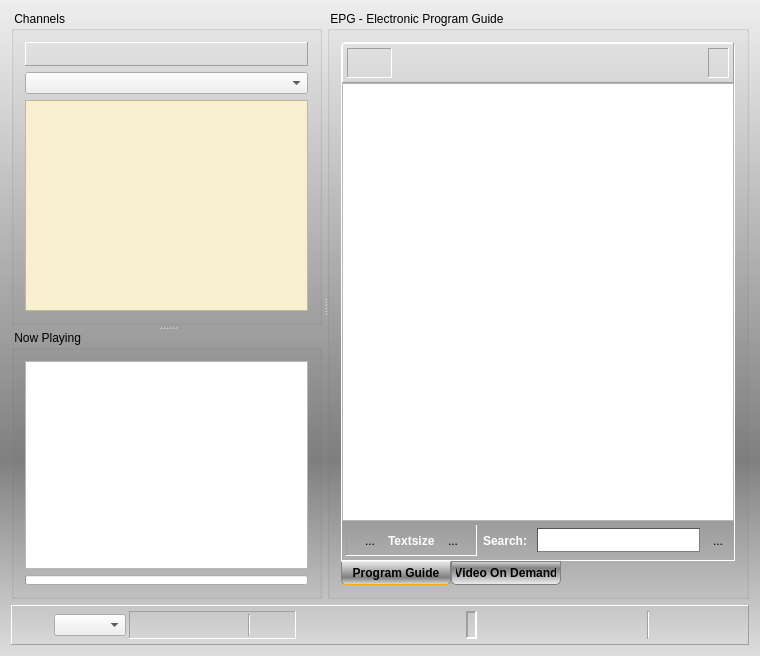
<?xml version="1.0" encoding="UTF-8"?>
<ui version="4.0">
 <class>Recorder</class>
 <widget class="QDialog" name="Recorder">
  <property name="geometry">
   <rect>
    <x>0</x>
    <y>0</y>
    <width>760</width>
    <height>656</height>
   </rect>
  </property>
  <property name="windowIcon">
   <iconset resource="../vlc-record.qrc">
    <normaloff>:/app/kartina</normaloff>:/app/kartina</iconset>
  </property>
  <property name="styleSheet">
   <string notr="true">QDialog#Recorder {
background-color: qlineargradient(spread:pad, x1:0, y1:0, x2:0, y2:1, stop:0 #eee, stop:0.7 grey, stop:1 #dedede);
}</string>
  </property>
  <property name="locale">
   <locale language="English" country="UnitedStates"/>
  </property>
  <layout class="QVBoxLayout" name="verticalLayout_4" stretch="1,0">
   <item>
    <widget class="QSplitter" name="vSplitterChanEpg">
     <property name="styleSheet">
      <string notr="true">QSplitter#vSplitterChanEpg::handle {
     image: url(:/png/v_split);
 }

 QSplitter#vSplitterChanEpg::handle:horizontal {
     width: 5px;
 }

 QSplitter#vSplitterChanEpg::handle:vertical {
     height: 5px;
 }

 QSplitter#vSplitterChanEpg::handle:hover {
    image: url(:/png/v_split_hover);
 }

 QSplitter#vSplitterChanEpg::handle:pressed {
    image: url(:/png/v_split_pressed);
 }
</string>
     </property>
     <property name="orientation">
      <enum>Qt::Horizontal</enum>
     </property>
     <widget class="QSplitter" name="hSplitterChannels">
      <property name="styleSheet">
       <string notr="true">QSplitter#hSplitterChannels::handle {
   image: url(:/png/h_split);
}

QSplitter#hSplitterChannels::handle:horizontal {
   width: 5px;
}

QSplitter#hSplitterChannels::handle:vertical {
   height: 5px;
}

QSplitter#hSplitterChannels::handle:hover {
   image: url(:/png/h_split_hover);
}

QSplitter#hSplitterChannels::handle:pressed {
   image: url(:/png/h_split_pressed);
}
</string>
      </property>
      <property name="orientation">
       <enum>Qt::Vertical</enum>
      </property>
      <widget class="QGroupBox" name="groupChannels">
       <property name="title">
        <string> Channels </string>
       </property>
       <layout class="QVBoxLayout" name="verticalLayout" stretch="0,0,0">
        <item>
         <widget class="QFrame" name="hFrameFav">
          <property name="contextMenuPolicy">
           <enum>Qt::DefaultContextMenu</enum>
          </property>
          <property name="styleSheet">
           <string notr="true">QFrame#hFrameFav {
background-color: qlineargradient(spread:pad, x1:0, y1:0, x2:0, y2:1, stop:0 #eee, 	stop:0.7 grey, stop:1 #dedede);
};</string>
          </property>
          <property name="frameShape">
           <enum>QFrame::Panel</enum>
          </property>
          <property name="frameShadow">
           <enum>QFrame::Raised</enum>
          </property>
          <layout class="QHBoxLayout" name="hLayoutFavFrame">
           <property name="spacing">
            <number>0</number>
           </property>
           <item>
            <spacer name="hSpacerLeft">
             <property name="orientation">
              <enum>Qt::Horizontal</enum>
             </property>
             <property name="sizeHint" stdset="0">
              <size>
               <width>40</width>
               <height>0</height>
              </size>
             </property>
            </spacer>
           </item>
           <item>
            <layout class="QGridLayout" name="gLayoutFav">
             <property name="spacing">
              <number>4</number>
             </property>
            </layout>
           </item>
           <item>
            <spacer name="hlSpacerRight">
             <property name="orientation">
              <enum>Qt::Horizontal</enum>
             </property>
             <property name="sizeHint" stdset="0">
              <size>
               <width>40</width>
               <height>0</height>
              </size>
             </property>
            </spacer>
           </item>
          </layout>
         </widget>
        </item>
        <item>
         <widget class="QComboBox" name="cbxChannelGroup">
          <property name="whatsThis">
           <string>Channel Group</string>
          </property>
         </widget>
        </item>
        <item>
         <widget class="QListView" name="channelList">
          <property name="contextMenuPolicy">
           <enum>Qt::CustomContextMenu</enum>
          </property>
          <property name="toolTip">
           <string/>
          </property>
          <property name="whatsThis">
           <string>Channel List</string>
          </property>
          <property name="styleSheet">
           <string notr="true">QListView#channelList {
show-decoration-selected: 1;
background-color: rgb(247, 239, 205);
}

QListView#channelList::item:selected {
background-color: rgb(255, 167, 26);
alternate-background-color: rgb(255, 167, 26);
}

QListView#channelList::item:hover {
background-color: rgb(255, 110, 14);
}
</string>
          </property>
          <property name="alternatingRowColors">
           <bool>true</bool>
          </property>
          <property name="iconSize">
           <size>
            <width>24</width>
            <height>24</height>
           </size>
          </property>
         </widget>
        </item>
       </layout>
      </widget>
      <widget class="QGroupBox" name="groupEpgShort">
       <property name="title">
        <string> Now Playing </string>
       </property>
       <layout class="QVBoxLayout" name="verticalLayout_3">
        <item>
         <widget class="CEpgBrowser" name="textEpgShort">
          <property name="whatsThis">
           <string>Short EPG</string>
          </property>
         </widget>
        </item>
        <item>
         <widget class="QProgressBar" name="progressBar">
          <property name="minimumSize">
           <size>
            <width>0</width>
            <height>10</height>
           </size>
          </property>
          <property name="maximumSize">
           <size>
            <width>16777215</width>
            <height>10</height>
           </size>
          </property>
          <property name="whatsThis">
           <string>Time Progress for played programm</string>
          </property>
          <property name="value">
           <number>0</number>
          </property>
          <property name="textVisible">
           <bool>false</bool>
          </property>
         </widget>
        </item>
       </layout>
      </widget>
     </widget>
     <widget class="QGroupBox" name="groupEPG">
      <property name="title">
       <string> EPG - Electronic Program Guide </string>
      </property>
      <layout class="QVBoxLayout" name="verticalLayout_5">
       <item>
        <widget class="QTabWidget" name="tabEpgVod">
         <property name="styleSheet">
          <string notr="true">QWidget#tabEpgVod {
  background-color: transparent;
}

QTabWidget::pane {
  border: 1px solid white;
  border-top-left-radius: 6px;
  border-top-right-radius: 6px;
}

QTabBar::tab {
  background-color: qlineargradient(spread:pad, x1:1, y1:1, x2:1, y2:0, stop:0 #eee, stop:0.7 grey, stop:1 #dedede);
  border: 1px solid gray;
  border-bottom-left-radius: 5px;
  border-bottom-right-radius: 5px;
  min-width: 100px;
  padding: 4px;
  font: bold;
}

QTabBar::tab:selected {
  background-color: qlineargradient(spread:pad, x1:0, y1:0, x2:0, y2:1, stop:0 #eee, stop:0.7 grey, stop:1 #dedede);
  border-top-color: #eee;
  border-bottom-color: #fa0;
}

QTabBar::tab:hover {
  border-top-color: #eee;
}
</string>
         </property>
         <property name="tabPosition">
          <enum>QTabWidget::South</enum>
         </property>
         <property name="currentIndex">
          <number>0</number>
         </property>
         <widget class="QWidget" name="epgTab">
          <attribute name="title">
           <string>Program Guide</string>
          </attribute>
          <layout class="QVBoxLayout" name="verticalLayout_6">
           <property name="spacing">
            <number>0</number>
           </property>
           <property name="margin">
            <number>0</number>
           </property>
           <item>
            <layout class="QVBoxLayout" name="verticalLayout_2">
             <property name="spacing">
              <number>0</number>
             </property>
             <item>
              <layout class="QHBoxLayout" name="hLayoutEpgNavi">
               <property name="spacing">
                <number>0</number>
               </property>
              </layout>
             </item>
             <item>
              <widget class="QFrame" name="frameEpgCtrl">
               <property name="styleSheet">
                <string notr="true">QFrame#frameEpgCtrl {
background-color: qlineargradient(spread:pad, x1:0, y1:0, x2:0, y2:1, stop:0 #eee, 	stop:0.7 grey, stop:1 #dedede);
};</string>
               </property>
               <property name="frameShape">
                <enum>QFrame::Panel</enum>
               </property>
               <property name="frameShadow">
                <enum>QFrame::Raised</enum>
               </property>
               <layout class="QHBoxLayout" name="horizontalLayout_5">
                <property name="margin">
                 <number>4</number>
                </property>
                <item>
                 <widget class="QFrame" name="frameChan">
                  <property name="styleSheet">
                   <string notr="true"/>
                  </property>
                  <property name="frameShape">
                   <enum>QFrame::Panel</enum>
                  </property>
                  <property name="frameShadow">
                   <enum>QFrame::Sunken</enum>
                  </property>
                  <layout class="QHBoxLayout" name="horizontalLayout_3">
                   <property name="spacing">
                    <number>4</number>
                   </property>
                   <property name="leftMargin">
                    <number>4</number>
                   </property>
                   <property name="topMargin">
                    <number>2</number>
                   </property>
                   <property name="rightMargin">
                    <number>4</number>
                   </property>
                   <property name="bottomMargin">
                    <number>2</number>
                   </property>
                   <item>
                    <widget class="QLabel" name="labChanIcon">
                     <property name="minimumSize">
                      <size>
                       <width>24</width>
                       <height>24</height>
                      </size>
                     </property>
                     <property name="text">
                      <string/>
                     </property>
                    </widget>
                   </item>
                   <item>
                    <widget class="QLabel" name="labChanName">
                     <property name="styleSheet">
                      <string notr="true">QLabel#labChanName {
font-weight: bold;
color: white;
}</string>
                     </property>
                     <property name="text">
                      <string/>
                     </property>
                    </widget>
                   </item>
                  </layout>
                 </widget>
                </item>
                <item>
                 <spacer name="horizontalSpacer_2">
                  <property name="orientation">
                   <enum>Qt::Horizontal</enum>
                  </property>
                  <property name="sizeHint" stdset="0">
                   <size>
                    <width>40</width>
                    <height>20</height>
                   </size>
                  </property>
                 </spacer>
                </item>
                <item>
                 <widget class="QFrame" name="frameNavi">
                  <property name="frameShape">
                   <enum>QFrame::Panel</enum>
                  </property>
                  <property name="frameShadow">
                   <enum>QFrame::Sunken</enum>
                  </property>
                  <layout class="QHBoxLayout" name="horizontalLayout_4">
                   <property name="leftMargin">
                    <number>6</number>
                   </property>
                   <property name="topMargin">
                    <number>2</number>
                   </property>
                   <property name="rightMargin">
                    <number>6</number>
                   </property>
                   <property name="bottomMargin">
                    <number>2</number>
                   </property>
                   <item>
                    <widget class="QLabel" name="labCurrDay">
                     <property name="styleSheet">
                      <string notr="true">QLabel#labCurrDay {
font-weight: bold;
color: white;
}</string>
                     </property>
                     <property name="text">
                      <string/>
                     </property>
                    </widget>
                   </item>
                  </layout>
                 </widget>
                </item>
               </layout>
              </widget>
             </item>
             <item>
              <widget class="CEpgBrowser" name="textEpg">
               <property name="styleSheet">
                <string notr="true"/>
               </property>
               <property name="locale">
                <locale language="English" country="UnitedStates"/>
               </property>
               <property name="frameShadow">
                <enum>QFrame::Sunken</enum>
               </property>
               <property name="lineWidth">
                <number>1</number>
               </property>
               <property name="openLinks">
                <bool>false</bool>
               </property>
              </widget>
             </item>
             <item>
              <widget class="QFrame" name="frameSearch">
               <property name="styleSheet">
                <string notr="true">QFrame#frameSearch {
background-color: qlineargradient(spread:pad, x1:0, y1:0, x2:0, y2:1, stop:0 #ccc, 	stop:0.7 #555, stop:1 #bbb);
border-left: 1px solid #eee;
border-right: 1px solid #ccc;
border-bottom: 1px solid #ccc;
border-top: 0px;
};</string>
               </property>
               <property name="frameShape">
                <enum>QFrame::NoFrame</enum>
               </property>
               <property name="frameShadow">
                <enum>QFrame::Raised</enum>
               </property>
               <property name="lineWidth">
                <number>1</number>
               </property>
               <layout class="QHBoxLayout" name="horizontalLayout_8">
                <property name="margin">
                 <number>4</number>
                </property>
                <item>
                 <widget class="QFrame" name="frTextsize">
                  <property name="minimumSize">
                   <size>
                    <width>120</width>
                    <height>0</height>
                   </size>
                  </property>
                  <property name="frameShape">
                   <enum>QFrame::Panel</enum>
                  </property>
                  <property name="frameShadow">
                   <enum>QFrame::Sunken</enum>
                  </property>
                  <layout class="QHBoxLayout" name="horizontalLayout_7">
                   <property name="topMargin">
                    <number>4</number>
                   </property>
                   <property name="bottomMargin">
                    <number>4</number>
                   </property>
                   <item>
                    <widget class="QToolButton" name="btnFontSmaller">
                     <property name="text">
                      <string>...</string>
                     </property>
                     <property name="icon">
                      <iconset resource="../vlc-record.qrc">
                       <normaloff>:/app/zoom-out</normaloff>:/app/zoom-out</iconset>
                     </property>
                     <property name="iconSize">
                      <size>
                       <width>16</width>
                       <height>16</height>
                      </size>
                     </property>
                     <property name="autoRaise">
                      <bool>true</bool>
                     </property>
                    </widget>
                   </item>
                   <item>
                    <widget class="QLabel" name="labTextSize">
                     <property name="styleSheet">
                      <string notr="true">QLabel#labTextSize {
font-weight: bold;
color: white;
}</string>
                     </property>
                     <property name="text">
                      <string>Textsize</string>
                     </property>
                    </widget>
                   </item>
                   <item>
                    <widget class="QToolButton" name="btnFontLarger">
                     <property name="text">
                      <string>...</string>
                     </property>
                     <property name="icon">
                      <iconset resource="../vlc-record.qrc">
                       <normaloff>:/app/zoom-in</normaloff>:/app/zoom-in</iconset>
                     </property>
                     <property name="iconSize">
                      <size>
                       <width>16</width>
                       <height>16</height>
                      </size>
                     </property>
                     <property name="autoRaise">
                      <bool>true</bool>
                     </property>
                    </widget>
                   </item>
                  </layout>
                 </widget>
                </item>
                <item>
                 <widget class="QLabel" name="labSearch">
                  <property name="styleSheet">
                   <string notr="true">QLabel#labSearch {
font-weight: bold;
color: white;
}</string>
                  </property>
                  <property name="text">
                   <string>Search: </string>
                  </property>
                 </widget>
                </item>
                <item>
                 <widget class="QLineEdit" name="lineSearch">
                  <property name="minimumSize">
                   <size>
                    <width>100</width>
                    <height>24</height>
                   </size>
                  </property>
                  <property name="styleSheet">
                   <string notr="true">QLineEdit#lineSearch {
  color: #800;   
  font: bold;
   background-image: url(:/app/search);
   background-repeat: no-repeat;
   background-position: LEFT;
   border: 1px inset;
   border-color: #555;
 }</string>
                  </property>
                 </widget>
                </item>
                <item>
                 <widget class="QToolButton" name="btnSearch">
                  <property name="text">
                   <string>...</string>
                  </property>
                  <property name="icon">
                   <iconset resource="../vlc-record.qrc">
                    <normaloff>:/app/find</normaloff>:/app/find</iconset>
                  </property>
                  <property name="iconSize">
                   <size>
                    <width>24</width>
                    <height>24</height>
                   </size>
                  </property>
                  <property name="autoRaise">
                   <bool>true</bool>
                  </property>
                 </widget>
                </item>
               </layout>
              </widget>
             </item>
            </layout>
           </item>
          </layout>
         </widget>
         <widget class="QWidget" name="vodTab">
          <attribute name="title">
           <string>Video On Demand</string>
          </attribute>
          <layout class="QVBoxLayout" name="verticalLayout_7">
           <item>
            <layout class="QGridLayout" name="gridLayout" columnstretch="0,10,10,0">
             <item row="0" column="0">
              <widget class="QLabel" name="labGenre">
               <property name="text">
                <string>Genre: </string>
               </property>
              </widget>
             </item>
             <item row="0" column="1" colspan="2">
              <widget class="QComboBox" name="cbxGenre"/>
             </item>
             <item row="1" column="0">
              <widget class="QLabel" name="labVodSearch">
               <property name="styleSheet">
                <string notr="true">QLabel#labSearch {
font-weight: bold;
color: white;
}</string>
               </property>
               <property name="text">
                <string>Search: </string>
               </property>
              </widget>
             </item>
             <item row="1" column="1">
              <widget class="QLineEdit" name="lineVodSearch">
               <property name="minimumSize">
                <size>
                 <width>100</width>
                 <height>24</height>
                </size>
               </property>
               <property name="styleSheet">
                <string notr="true">QLineEdit#lineVodSearch {
  color: #800;   
  font: bold;
   background-image: url(:/app/search);
   background-repeat: no-repeat;
   background-position: LEFT;
   border: 1px inset;
   border-color: #555;
 }</string>
               </property>
              </widget>
             </item>
             <item row="1" column="2">
              <widget class="QComboBox" name="cbxSearchArea"/>
             </item>
             <item row="1" column="3">
              <widget class="QToolButton" name="btnVodSearch">
               <property name="text">
                <string>...</string>
               </property>
               <property name="icon">
                <iconset resource="../vlc-record.qrc">
                 <normaloff>:/app/find</normaloff>:/app/find</iconset>
               </property>
               <property name="iconSize">
                <size>
                 <width>24</width>
                 <height>24</height>
                </size>
               </property>
               <property name="autoRaise">
                <bool>true</bool>
               </property>
              </widget>
             </item>
            </layout>
           </item>
           <item>
            <widget class="CVodBrowser" name="vodBrowser">
             <property name="openLinks">
              <bool>false</bool>
             </property>
            </widget>
           </item>
          </layout>
         </widget>
        </widget>
       </item>
      </layout>
     </widget>
    </widget>
   </item>
   <item>
    <widget class="QFrame" name="frame">
     <property name="styleSheet">
      <string notr="true">QFrame#frame {
background-color: qlineargradient(spread:pad, x1:0, y1:0, x2:0, y2:1, stop:0 #eee, 	stop:0.7 grey, stop:1 #dedede);
background-image: url(:/app/time);
background-position: left center;
background-repeat: no-repeat;
background-attachment: fixed;
};</string>
     </property>
     <property name="frameShape">
      <enum>QFrame::Panel</enum>
     </property>
     <property name="frameShadow">
      <enum>QFrame::Raised</enum>
     </property>
     <property name="lineWidth">
      <number>1</number>
     </property>
     <layout class="QHBoxLayout" name="horizontalLayout_2">
      <property name="spacing">
       <number>3</number>
      </property>
      <property name="leftMargin">
       <number>42</number>
      </property>
      <property name="topMargin">
       <number>5</number>
      </property>
      <property name="rightMargin">
       <number>5</number>
      </property>
      <property name="bottomMargin">
       <number>5</number>
      </property>
      <item>
       <widget class="QComboBox" name="cbxTimeShift">
        <property name="minimumSize">
         <size>
          <width>50</width>
          <height>0</height>
         </size>
        </property>
        <property name="maximumSize">
         <size>
          <width>16777215</width>
          <height>16777215</height>
         </size>
        </property>
        <property name="toolTip">
         <string>Set TimeShift in hours.</string>
        </property>
        <property name="whatsThis">
         <string>TimeShift Selector</string>
        </property>
       </widget>
      </item>
      <item>
       <widget class="QFrame" name="frameTimerInfo">
        <property name="frameShape">
         <enum>QFrame::Panel</enum>
        </property>
        <property name="frameShadow">
         <enum>QFrame::Sunken</enum>
        </property>
        <layout class="QHBoxLayout" name="horizontalLayout_6">
         <property name="spacing">
          <number>4</number>
         </property>
         <property name="leftMargin">
          <number>4</number>
         </property>
         <property name="topMargin">
          <number>2</number>
         </property>
         <property name="rightMargin">
          <number>6</number>
         </property>
         <property name="bottomMargin">
          <number>2</number>
         </property>
         <item>
          <widget class="QPushButton" name="pushPlay">
           <property name="maximumSize">
            <size>
             <width>34</width>
             <height>34</height>
            </size>
           </property>
           <property name="toolTip">
            <string>Play selected Channel</string>
           </property>
           <property name="text">
            <string/>
           </property>
           <property name="icon">
            <iconset resource="../vlc-record.qrc">
             <normaloff>:/app/play</normaloff>:/app/play</iconset>
           </property>
           <property name="iconSize">
            <size>
             <width>32</width>
             <height>32</height>
            </size>
           </property>
           <property name="autoDefault">
            <bool>false</bool>
           </property>
           <property name="flat">
            <bool>true</bool>
           </property>
          </widget>
         </item>
         <item>
          <widget class="QPushButton" name="pushRecord">
           <property name="maximumSize">
            <size>
             <width>34</width>
             <height>34</height>
            </size>
           </property>
           <property name="toolTip">
            <string>Record selected Channel</string>
           </property>
           <property name="text">
            <string/>
           </property>
           <property name="icon">
            <iconset resource="../vlc-record.qrc">
             <normaloff>:/app/record</normaloff>:/app/record</iconset>
           </property>
           <property name="iconSize">
            <size>
             <width>32</width>
             <height>32</height>
            </size>
           </property>
           <property name="autoDefault">
            <bool>false</bool>
           </property>
           <property name="flat">
            <bool>true</bool>
           </property>
          </widget>
         </item>
         <item>
          <widget class="QPushButton" name="pushStop">
           <property name="enabled">
            <bool>false</bool>
           </property>
           <property name="minimumSize">
            <size>
             <width>0</width>
             <height>0</height>
            </size>
           </property>
           <property name="maximumSize">
            <size>
             <width>34</width>
             <height>34</height>
            </size>
           </property>
           <property name="toolTip">
            <string>Stop VLC ...</string>
           </property>
           <property name="text">
            <string/>
           </property>
           <property name="icon">
            <iconset resource="../vlc-record.qrc">
             <normaloff>:/app/stop</normaloff>:/app/stop</iconset>
           </property>
           <property name="iconSize">
            <size>
             <width>32</width>
             <height>32</height>
            </size>
           </property>
           <property name="autoDefault">
            <bool>false</bool>
           </property>
           <property name="flat">
            <bool>true</bool>
           </property>
          </widget>
         </item>
         <item>
          <widget class="Line" name="line_2">
           <property name="orientation">
            <enum>Qt::Vertical</enum>
           </property>
          </widget>
         </item>
         <item>
          <widget class="QPushButton" name="pushTimerRec">
           <property name="maximumSize">
            <size>
             <width>34</width>
             <height>34</height>
            </size>
           </property>
           <property name="toolTip">
            <string>Timer Record</string>
           </property>
           <property name="text">
            <string/>
           </property>
           <property name="icon">
            <iconset resource="../vlc-record.qrc">
             <normaloff>:/app/timerrec</normaloff>:/app/timerrec</iconset>
           </property>
           <property name="iconSize">
            <size>
             <width>32</width>
             <height>32</height>
            </size>
           </property>
           <property name="autoDefault">
            <bool>false</bool>
           </property>
           <property name="flat">
            <bool>true</bool>
           </property>
          </widget>
         </item>
        </layout>
       </widget>
      </item>
      <item>
       <spacer name="horizontalSpacer">
        <property name="orientation">
         <enum>Qt::Horizontal</enum>
        </property>
        <property name="sizeHint" stdset="0">
         <size>
          <width>40</width>
          <height>20</height>
         </size>
        </property>
       </spacer>
      </item>
      <item>
       <widget class="QFrame" name="frameState">
        <property name="frameShape">
         <enum>QFrame::Panel</enum>
        </property>
        <property name="frameShadow">
         <enum>QFrame::Sunken</enum>
        </property>
        <property name="lineWidth">
         <number>2</number>
        </property>
        <layout class="QHBoxLayout" name="horizontalLayout">
         <property name="spacing">
          <number>2</number>
         </property>
         <property name="margin">
          <number>0</number>
         </property>
         <item>
          <widget class="CLCDDisplay" name="labState">
           <property name="text">
            <string/>
           </property>
           <property name="pixmap">
            <pixmap resource="../lcd.qrc">:/lcd/blank</pixmap>
           </property>
          </widget>
         </item>
        </layout>
       </widget>
      </item>
      <item>
       <spacer name="horizontalSpacer_3">
        <property name="orientation">
         <enum>Qt::Horizontal</enum>
        </property>
        <property name="sizeHint" stdset="0">
         <size>
          <width>136</width>
          <height>20</height>
         </size>
        </property>
       </spacer>
      </item>
      <item>
       <widget class="Line" name="line_3">
        <property name="orientation">
         <enum>Qt::Vertical</enum>
        </property>
       </widget>
      </item>
      <item>
       <widget class="QPushButton" name="pushSettings">
        <property name="minimumSize">
         <size>
          <width>28</width>
          <height>28</height>
         </size>
        </property>
        <property name="maximumSize">
         <size>
          <width>28</width>
          <height>28</height>
         </size>
        </property>
        <property name="toolTip">
         <string>Settings</string>
        </property>
        <property name="text">
         <string/>
        </property>
        <property name="icon">
         <iconset resource="../vlc-record.qrc">
          <normaloff>:/app/settings</normaloff>:/app/settings</iconset>
        </property>
        <property name="iconSize">
         <size>
          <width>24</width>
          <height>24</height>
         </size>
        </property>
        <property name="autoDefault">
         <bool>false</bool>
        </property>
        <property name="flat">
         <bool>true</bool>
        </property>
       </widget>
      </item>
      <item>
       <widget class="QPushButton" name="pushAbout">
        <property name="minimumSize">
         <size>
          <width>28</width>
          <height>28</height>
         </size>
        </property>
        <property name="maximumSize">
         <size>
          <width>28</width>
          <height>28</height>
         </size>
        </property>
        <property name="toolTip">
         <string>About ...</string>
        </property>
        <property name="text">
         <string/>
        </property>
        <property name="icon">
         <iconset resource="../vlc-record.qrc">
          <normaloff>:/app/info</normaloff>:/app/info</iconset>
        </property>
        <property name="iconSize">
         <size>
          <width>24</width>
          <height>24</height>
         </size>
        </property>
        <property name="autoDefault">
         <bool>false</bool>
        </property>
        <property name="flat">
         <bool>true</bool>
        </property>
       </widget>
      </item>
      <item>
       <widget class="QPushButton" name="pushQuit">
        <property name="minimumSize">
         <size>
          <width>28</width>
          <height>28</height>
         </size>
        </property>
        <property name="maximumSize">
         <size>
          <width>28</width>
          <height>28</height>
         </size>
        </property>
        <property name="toolTip">
         <string>Quit</string>
        </property>
        <property name="text">
         <string/>
        </property>
        <property name="icon">
         <iconset resource="../vlc-record.qrc">
          <normaloff>:/app/quit</normaloff>:/app/quit</iconset>
        </property>
        <property name="iconSize">
         <size>
          <width>24</width>
          <height>24</height>
         </size>
        </property>
        <property name="autoDefault">
         <bool>false</bool>
        </property>
        <property name="flat">
         <bool>true</bool>
        </property>
       </widget>
      </item>
     </layout>
    </widget>
   </item>
  </layout>
 </widget>
 <layoutdefault spacing="6" margin="11"/>
 <customwidgets>
  <customwidget>
   <class>CEpgBrowser</class>
   <extends>QTextBrowser</extends>
   <header>cepgbrowser.h</header>
  </customwidget>
  <customwidget>
   <class>CLCDDisplay</class>
   <extends>QLabel</extends>
   <header>clcddisplay.h</header>
  </customwidget>
  <customwidget>
   <class>CVodBrowser</class>
   <extends>QTextBrowser</extends>
   <header>cvodbrowser.h</header>
  </customwidget>
 </customwidgets>
 <tabstops>
  <tabstop>cbxChannelGroup</tabstop>
  <tabstop>channelList</tabstop>
  <tabstop>textEpgShort</tabstop>
  <tabstop>cbxTimeShift</tabstop>
  <tabstop>textEpg</tabstop>
  <tabstop>pushSettings</tabstop>
  <tabstop>pushQuit</tabstop>
  <tabstop>pushAbout</tabstop>
 </tabstops>
 <resources>
  <include location="../lcd.qrc"/>
  <include location="../vlc-record.qrc"/>
 </resources>
 <connections>
  <connection>
   <sender>pushQuit</sender>
   <signal>clicked()</signal>
   <receiver>Recorder</receiver>
   <slot>close()</slot>
   <hints>
    <hint type="sourcelabel">
     <x>621</x>
     <y>398</y>
    </hint>
    <hint type="destinationlabel">
     <x>603</x>
     <y>432</y>
    </hint>
   </hints>
  </connection>
 </connections>
</ui>
